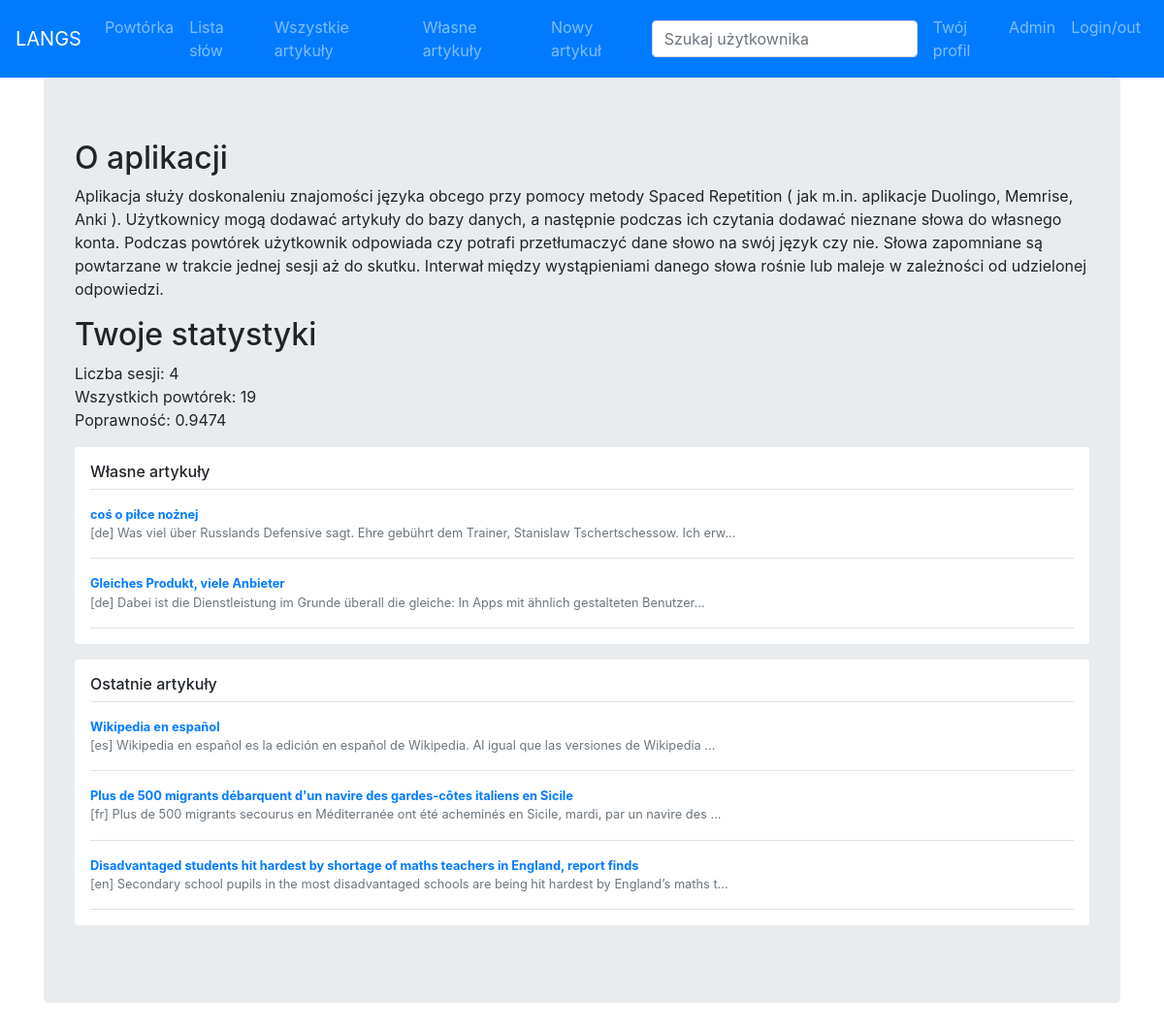
The app's page / (signed in), older data.
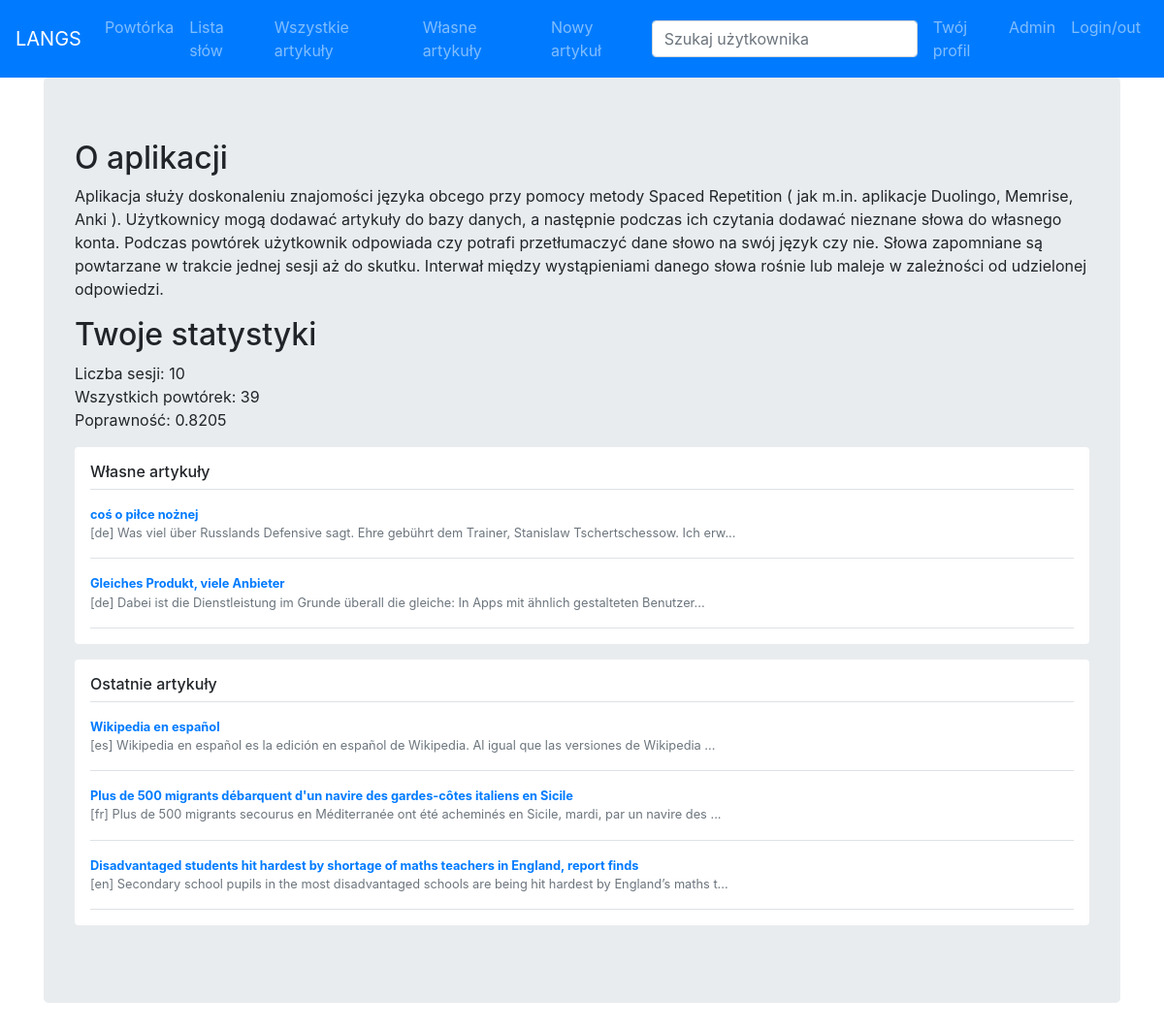
The same page, newer data.
### learn/models.py (models this page shows)
class Statistics(models.Model):
    user = models.ForeignKey(User, on_delete=models.CASCADE)
    srs_sessions = models.PositiveIntegerField(default=0)
    wrong_guesses = models.PositiveIntegerField(default=0)
    total_reviews = models.PositiveIntegerField(default=0)
    @property
    def correctness(self):
        if self.total_reviews == 0:
            return "N/A"
        return round(1.0-(self.wrong_guesses/self.total_reviews),4)

### learn/views.py (the view)
# urls.py: path('', views.index),
@login_required(redirect_field_name=None)
def index(request):
    if not request.user.is_authenticated:
        return HttpResponseRedirect('/login')
    template = loader.get_template('index.html')
    own_articles = [ (a.id, a.language, a.title, a.contents[0:100]+"...") for a in Article.objects.filter(uploader=request.user)[::-1][0:3]]
    latest_articles = [ (a.id, a.language, a.title, a.contents[0:100]+"...") for a in Article.objects.all()[::-1][0:3]]
    s = Statistics.objects.get(user=request.user)
    context = {
        'own_articles' : own_articles,
        'latest_articles' : latest_articles,
        'stats' : s,
    }
    return HttpResponse(template.render(context, request))

### learn/templates/index.html
{% extends "main_frame.html" %}
{% block contents %}
<h2> O aplikacji </h2>
<p>Aplikacja służy doskonaleniu znajomości języka obcego przy pomocy metody Spaced Repetition ( jak m.in. aplikacje Duolingo, Memrise, Anki ).
Użytkownicy mogą dodawać artykuły do bazy danych, a następnie podczas ich czytania dodawać nieznane słowa do własnego konta.
Podczas powtórek użytkownik odpowiada czy potrafi przetłumaczyć dane słowo na swój język czy nie.
Słowa zapomniane są powtarzane w trakcie jednej sesji aż do skutku.
Interwał między wystąpieniami danego słowa rośnie lub maleje w zależności od udzielonej odpowiedzi.
</p>
<h2> Twoje statystyki </h2>
Liczba sesji: {{ stats.srs_sessions }}<br>
Wszystkich powtórek: {{ stats.total_reviews }}<br>
Poprawność: {{ stats.correctness }}<br>
<div class="my-3 p-3 bg-white rounded box-shadow">
  <h6 class="border-bottom border-gray pb-2 mb-0">Własne artykuły </h6>
  {% for i, lang, title, beginning in own_articles %}
  <div class="media text-muted pt-3">
    <p class="media-body pb-3 mb-0 small lh-125 border-bottom border-gray">
    <a href="/article/{{ i }}">
      <strong class="d-block text-gray-dark">{{ title }}</strong>
    </a>
    [{{lang}}]
    {{ beginning }}
    </p>
  </div>
  {% endfor %}
</div>
<div class="my-3 p-3 bg-white rounded box-shadow">
  <h6 class="border-bottom border-gray pb-2 mb-0">Ostatnie artykuły</h6>
  {% for i, lang, title, beginning in latest_articles %}
  <div class="media text-muted pt-3">
    <p class="media-body pb-3 mb-0 small lh-125 border-bottom border-gray">
    <a href="/article/{{ i }}">
      <strong class="d-block text-gray-dark">{{ title }}</strong>
    </a>
    [{{lang}}]
    {{ beginning }}
    </p>
  </div>
  {% endfor %}
</div>
{% endblock %}

Row changes from the older to the newer data that the page shows:
changed Statistics: srs_sessions "4" → "10"; total_reviews "19" → "39"; correctness "0.9474" → "0.8205"
